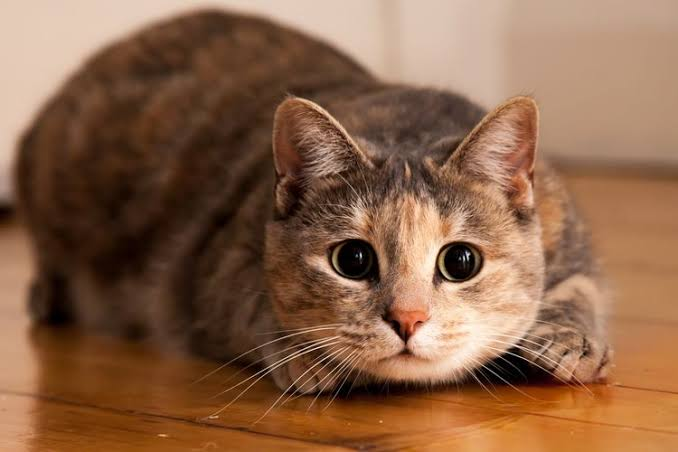
#> input picture Sesi3/kucing.jpg, 678 x 452 px, found by its file name
$ jupyter execute --allow-errors sesi_6_geometry.ipynb
#> lines starting #> are read from the running program, lines starting #| are printed output that depends on the picture
[cell 1]
import cv2
import numpy as np
import matplotlib.pyplot as plt

[cell 2]
img = cv2.imread("kucing.jpg")
#> img is the input picture: shape (452, 678, 3); mean B, G, R 72, 98.9, 138.2
img = cv2.cvtColor(img, cv2.COLOR_BGR2RGB)

[cell 3]
plt.imshow(img)
plt.axis("off")

[cell 4]
# Membaca gambar seperti biasa
img = cv2.imread("kucing.jpg")
img = cv2.cvtColor(img, cv2.COLOR_BGR2RGB)

tinggi, lebar = img.shape[:2]
#> tinggi = 452; lebar = 678

# ini proses translasi
M = np.float32([
    [1, 0, -150],
    [0, 1, 55]
])

# Melakukan translasi
hasil1 = cv2.warpAffine(
    img, M, (lebar, tinggi)
)
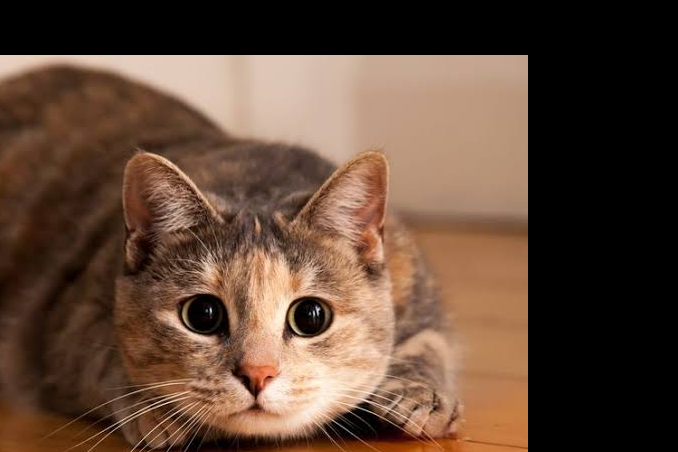
#> hasil1: shape (452, 678, 3); mean R, G, B 95.9, 71.2, 55.4

# Menampilkan hasil
plt.figure(figsize=(10, 5))

plt.subplot(1, 2, 1)
plt.imshow(img)
plt.title("Citra Asli")
plt.axis("off")

plt.subplot(1, 2, 2)
plt.imshow(hasil1)
plt.title("Hasil Translation")
plt.axis("off")

plt.show()
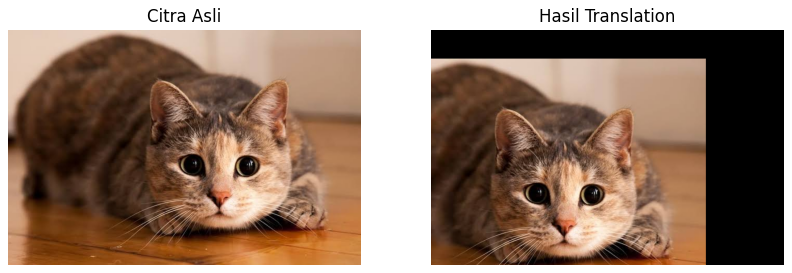
#> figure drawn by matplotlib, 2 panels

[cell 5]
# Membaca gambar
img = cv2.imread("kucing.jpg")
img = cv2.cvtColor(img, cv2.COLOR_BGR2RGB)

# Scaling bebas tersehar
hasil2 = cv2.resize(
    img,
    None,
    fx=1,
    fy=0.5,
    interpolation=cv2.INTER_LINEAR
)
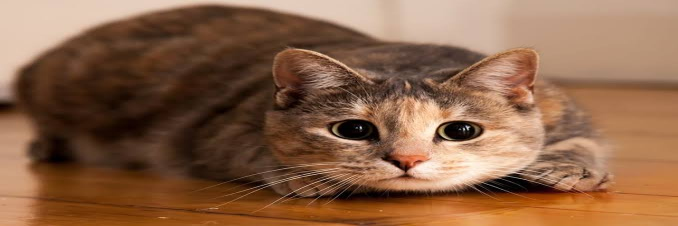
#> hasil2: shape (226, 678, 3); mean R, G, B 138.4, 99.1, 72.2

hasil8 = cv2.resize(
    img,
    None,
    fx=1,
    fy=2,
    interpolation=cv2.INTER_LINEAR
)
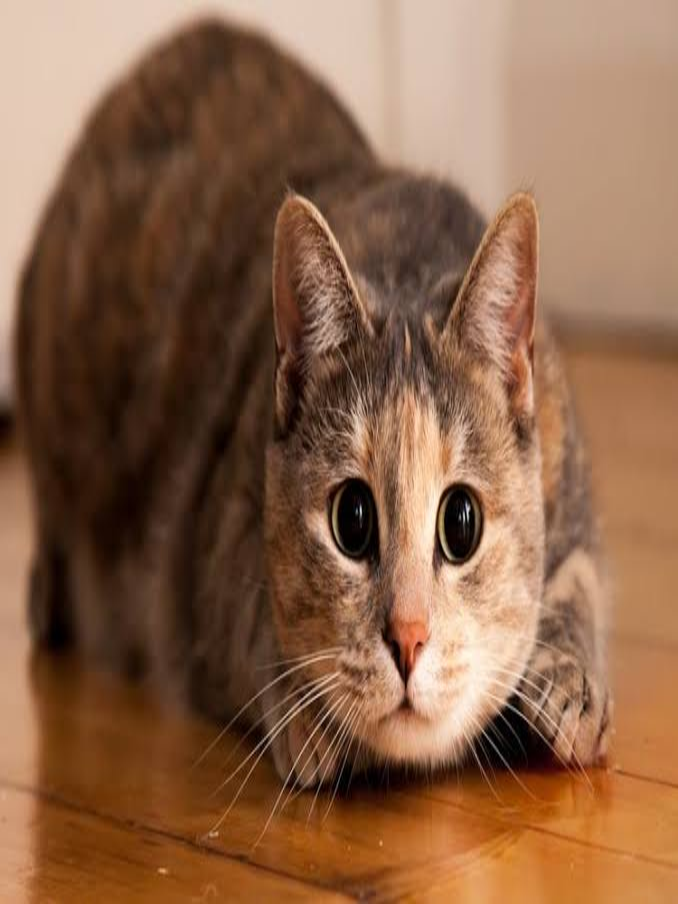
#> hasil8: shape (904, 678, 3); mean R, G, B 138.3, 99, 72.1

# Menampilkan informasi ukuran
print("Ukuran gambar asli:", img.shape)
#| Ukuran gambar asli: (452, 678, 3)
#> (the rest of this cell did not finish here and is left out)

[cell 6]
img = cv2.imread("kucing.jpg")
img = cv2.cvtColor(img, cv2.COLOR_BGR2RGB)

tinggi, lebar = img.shape[:2]

# Menentukan titik pusat
pusat = (lebar // 2, tinggi // 2)
#> pusat = (339, 226)

# Rotasi 45 derajat
M1 = cv2.getRotationMatrix2D(
    pusat, 45, 1.0
)

M2 = cv2.getRotationMatrix2D(
    pusat, 90, 1.0
)

M3 = cv2.getRotationMatrix2D(
    pusat, 180, 1.0
)

hasil3 = cv2.warpAffine(
    img, M1, (lebar, tinggi)
)
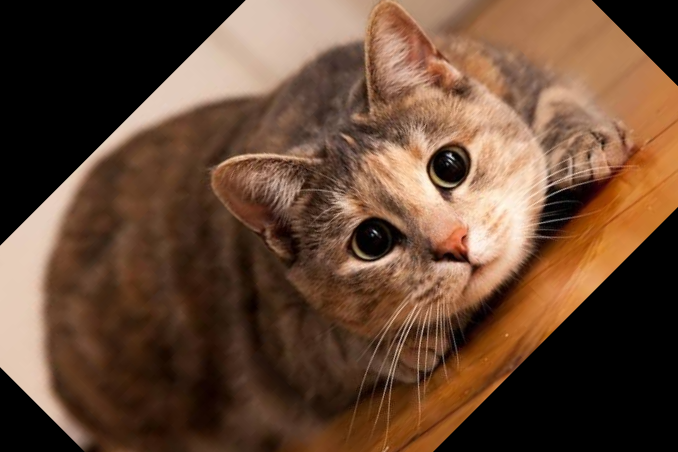
#> hasil3: shape (452, 678, 3); mean R, G, B 102.4, 72.6, 52.8

hasil4 = cv2.warpAffine(
    img, M2, (lebar, tinggi)
)
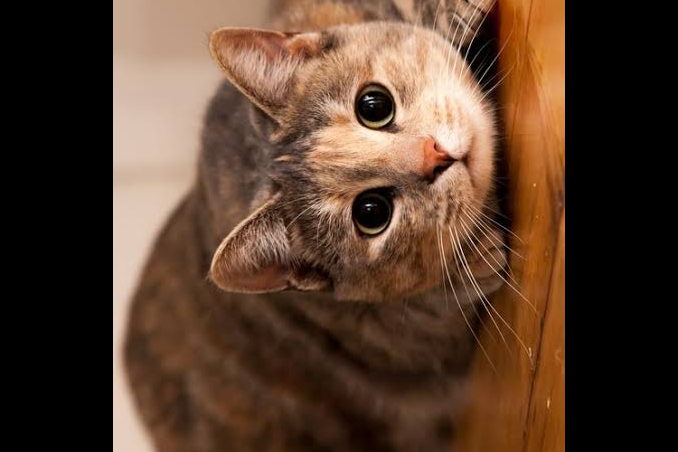
#> hasil4: shape (452, 678, 3); mean R, G, B 86.8, 61.7, 45.1

hasil5 = cv2.warpAffine(
    img, M3, (lebar, tinggi)
)
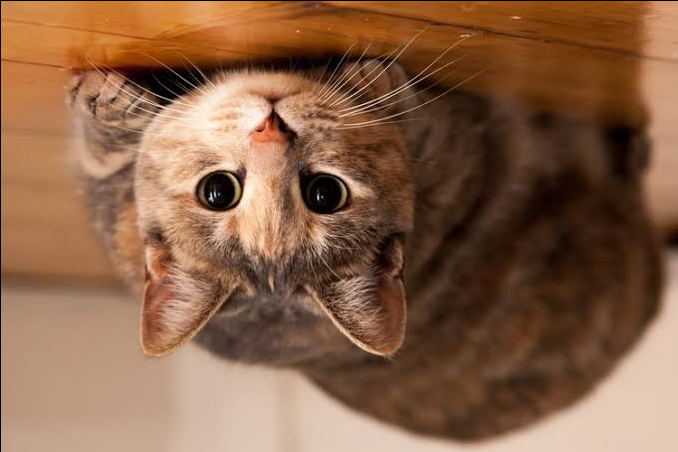
#> hasil5: shape (452, 678, 3); mean R, G, B 137.4, 98.2, 71.4

plt.figure(figsize=(10, 5))

plt.subplot(2, 2, 1)
plt.imshow(img)
plt.title("Citra Asli")
plt.axis("off")

plt.subplot(2, 2, 2)
plt.imshow(hasil3)
plt.title("Rotasi 45 Derajat")
plt.axis("off")

plt.subplot(2, 2, 3)
plt.imshow(hasil4)
plt.title("Rotasi 90 Derajat")
plt.axis("off")

plt.subplot(2, 2, 4)
plt.imshow(hasil5)
plt.title("Rotasi 180 Derajat")
plt.axis("off")

plt.show()

[cell 7]
# Membaca gambar
img = cv2.imread("kucing.jpg")
img = cv2.cvtColor(img, cv2.COLOR_BGR2RGB)

hasil6 = cv2.flip(img, 1)
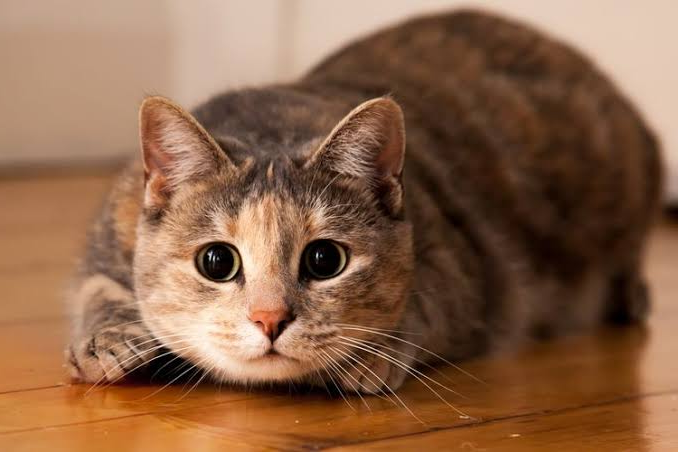
#> hasil6: shape (452, 678, 3); mean R, G, B 138.2, 98.9, 72

hasil7 = cv2.flip(img, 0)
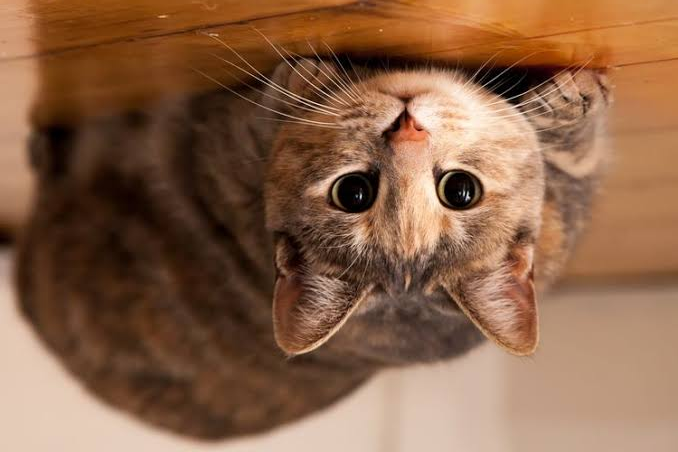
#> hasil7: shape (452, 678, 3); mean R, G, B 138.2, 98.9, 72

plt.subplot(1, 3, 1)
plt.imshow(img)
plt.title(f"Gambar Asli")
plt.axis("off")

plt.subplot(1, 3, 2)
plt.imshow(hasil6)
plt.title(f"Horizontal Flip")
plt.axis("off")

plt.subplot(1, 3, 3)
plt.imshow(hasil7)
plt.title(f"Vertical Flip")
plt.axis("off")

[cell 8]
plt.subplot(3, 3, 1)
plt.imshow(img)
plt.title("Citra Asli")
plt.axis("off")

plt.subplot(3, 3, 2)
plt.imshow(hasil1)
plt.title("Hasil Translation")
plt.axis("off")

plt.subplot(3, 3, 3)
plt.imshow(hasil2)
plt.title(f"Scaling: {hasil2.shape[1]} x {hasil2.shape[0]}")
plt.axis("off")

plt.subplot(3, 3, 4)
plt.imshow(hasil8)
plt.title(f"Scaling: {hasil8.shape[1]} x {hasil8.shape[0]}")
plt.axis("off")

plt.subplot(3, 3, 5)
plt.imshow(hasil3)
plt.title("Rotasi 45 Derajat")
plt.axis("off")

plt.subplot(3, 3, 6)
plt.imshow(hasil4)
plt.title("Rotasi 90 Derajat")
plt.axis("off")

plt.subplot(3, 3, 7)
plt.imshow(hasil5)
plt.title("Rotasi 180 Derajat")
plt.axis("off")

plt.subplot(3, 3, 8)
plt.imshow(hasil6)
plt.title(f"Horizontal Flip")
plt.axis("off")

plt.subplot(3, 3, 9)
plt.imshow(hasil7)
plt.title(f"Vertical Flip")
plt.axis("off")
